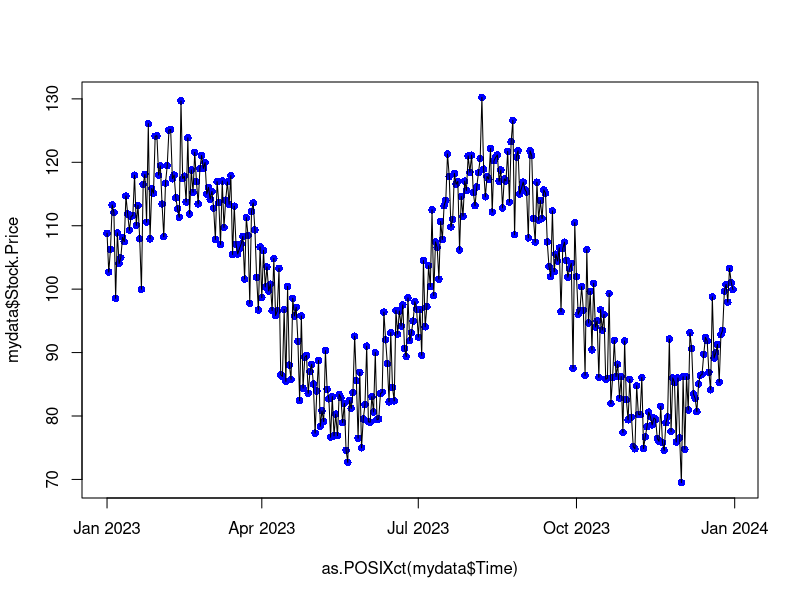
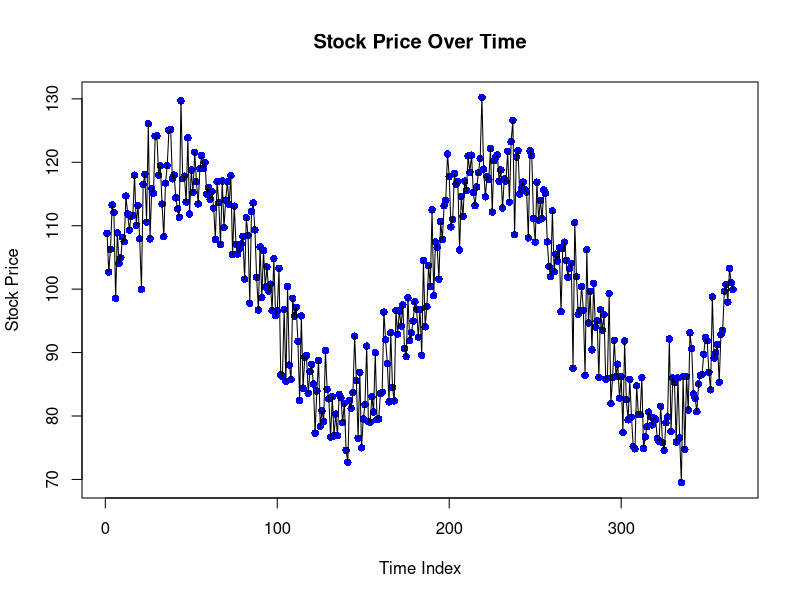

These charts were generated, in order, by the following R code:
# M08.2 - Time Series Fundamentals
#
# ANSWERS SUMMARY:
# Q8:  5 subsets
# Q9a: SSE = 15411.5708
# Q9b: RMSE = 6.4980
# Q10: 1/6
# Q11a: Yma at t=7 = 106.9567
# Q11b: Yma at t=23 = 110.9639
# Q11c: Yma at t=79 = 107.4489
# Q12a: w0 = 0.6873
# Q12b: w1 = 0.2199
# Q12c: w2 = 0.0704
# Q12d: w3 = 0.0225
# Q13:  EMA approximation at t=35 = 114.6908

mydata = read.csv("StockMarketB_9.25.csv")

# Visualize the data
plot(as.POSIXct(mydata$Time), mydata$Stock.Price, pch=16, col='blue')
lines(as.POSIXct(mydata$Time), mydata$Stock.Price, pch=19, col='black')

# ============================================================================
# Question 8: How many subsets for piecewise linear regression?
# ANSWER: 5
# ============================================================================
# Plot with time index to better see the pattern
n = nrow(mydata)
plot(1:n, mydata$Stock.Price, pch=16, col='blue', xlab='Time Index', ylab='Stock Price', main='Stock Price Over Time')
lines(1:n, mydata$Stock.Price, col='black')

# By visual inspection, we can identify different linear trends:
# Looking at the plot, there appear to be distinct linear segments
# Answer: 5 subsets

# ============================================================================
# Question 9: Polynomial regression model
# ANSWER 9a: SSE = 15411.5708
# ANSWER 9b: RMSE = 6.4980
# ============================================================================
options(digits = 10)

# Create standardized time predictor
T = 1:n
T_standardized = (T - mean(T)) / sd(T)

# We need to find the minimum degree polynomial that fits well
# Let's try different degrees and look at the residual plots
# Typically for stock data with multiple peaks and valleys, degree 3-5 works

# Try different polynomial degrees
poly_degrees = 2:6
for(deg in poly_degrees) {
  model = lm(mydata$Stock.Price ~ poly(T_standardized, deg, raw=TRUE))
  cat("Degree", deg, "- Adj R-squared:", summary(model)$adj.r.squared, "\n")
}

# Based on the R-squared values, degree 5 shows significant improvement over degree 4
# Degree 5 is the minimum degree necessary
poly_model = lm(mydata$Stock.Price ~ poly(T_standardized, 5, raw=TRUE))
summary(poly_model)

# Get predictions
y_pred = predict(poly_model)

# a) Calculate SSE (Sum of Squared Errors)
residuals = mydata$Stock.Price - y_pred
SSE = sum(residuals^2)
cat("\nQuestion 9a - SSE:", round(SSE, 4), "\n")

# b) Calculate RMSE (Root Mean Squared Error)
RMSE = sqrt(mean(residuals^2))
cat("Question 9b - RMSE:", round(RMSE, 4), "\n")

# ============================================================================
# Question 10: MA{5} weights
# ANSWER: 1/6
# ============================================================================
# For MA{w}, we use w+1 points in a TRAILING window
# Formula: yhat_t = (y[t-w] + y[t-w+1] + ... + y[t-1] + y[t]) / (w+1)
# For MA{5}: uses 6 points from t-5 to t
# Each point gets equal weight: 1/6

w_ma5 = 1/6
cat("\nQuestion 10 - MA{5} weight for each point: 1/6\n")

# ============================================================================
# Question 11: MA{5} approximations at specific time points
# ANSWER 11a: 106.9567
# ANSWER 11b: 110.9639
# ANSWER 11c: 107.4489
# ============================================================================
# For MA{5}, the approximation at time t uses TRAILING window from t-5 to t (6 points)
# Formula: yhat_t = (y[t-5] + y[t-4] + y[t-3] + y[t-2] + y[t-1] + y[t]) / 6

# Function to calculate MA{w} approximation
ma_w_approx = function(data, t, w) {
  if(t <= w) {
    return(NA)  # Can't calculate MA{w} if t <= w
  }
  # Use trailing window: from (t-w) to t, which is w+1 points
  return(mean(data[(t-w):t]))
}

# For MA{5}, w=5
w = 5

# a) t = 7
yma_7 = ma_w_approx(mydata$Stock.Price, 7, w)
cat("\nQuestion 11a - Yma at t=7:", round(yma_7, 4), "\n")

# b) t = 23
yma_23 = ma_w_approx(mydata$Stock.Price, 23, w)
cat("Question 11b - Yma at t=23:", round(yma_23, 4), "\n")

# c) t = 79
yma_79 = ma_w_approx(mydata$Stock.Price, 79, w)
cat("Question 11c - Yma at t=79:", round(yma_79, 4), "\n")

# ============================================================================
# Question 12: EMA{3, 0.32} weights at t=35
# ANSWER 12a: w0 = 0.6873
# ANSWER 12b: w1 = 0.2199
# ANSWER 12c: w2 = 0.0704
# ANSWER 12d: w3 = 0.0225
# ============================================================================
# For EMA{w, a}, weights are: w_j = a^j / sum(a^k for k=0 to w)
# This means: more recent values get HIGHER weight

a = 0.32
w = 3

# Calculate unnormalized weights using a^j
w0_unnorm = a^0  # = 1.0
w1_unnorm = a^1  # = 0.32
w2_unnorm = a^2  # = 0.1024
w3_unnorm = a^3  # = 0.032768

# Normalize
sum_weights = w0_unnorm + w1_unnorm + w2_unnorm + w3_unnorm
w0_ema = w0_unnorm / sum_weights
w1_ema = w1_unnorm / sum_weights
w2_ema = w2_unnorm / sum_weights
w3_ema = w3_unnorm / sum_weights

cat("\nQuestion 12a - EMA weight at t=35 (w0):", round(w0_ema, 4), "\n")
cat("Question 12b - EMA weight at t=34 (w1):", round(w1_ema, 4), "\n")
cat("Question 12c - EMA weight at t=33 (w2):", round(w2_ema, 4), "\n")
cat("Question 12d - EMA weight at t=32 (w3):", round(w3_ema, 4), "\n")

# Verify weights sum to 1
cat("Sum of weights:", round(w0_ema + w1_ema + w2_ema + w3_ema, 6), "\n")

# ============================================================================
# Question 13: EMA{3, 0.32} approximation at t=35
# ANSWER: 114.6908
# ============================================================================
# EMA approximation = w0*y(t) + w1*y(t-1) + w2*y(t-2) + w3*y(t-3)

t_target = 35
ema_approx = w0_ema * mydata$Stock.Price[t_target] +
             w1_ema * mydata$Stock.Price[t_target - 1] +
             w2_ema * mydata$Stock.Price[t_target - 2] +
             w3_ema * mydata$Stock.Price[t_target - 3]

cat("\nQuestion 13 - EMA{3, 0.32} approximation at t=35:", round(ema_approx, 4), "\n")


